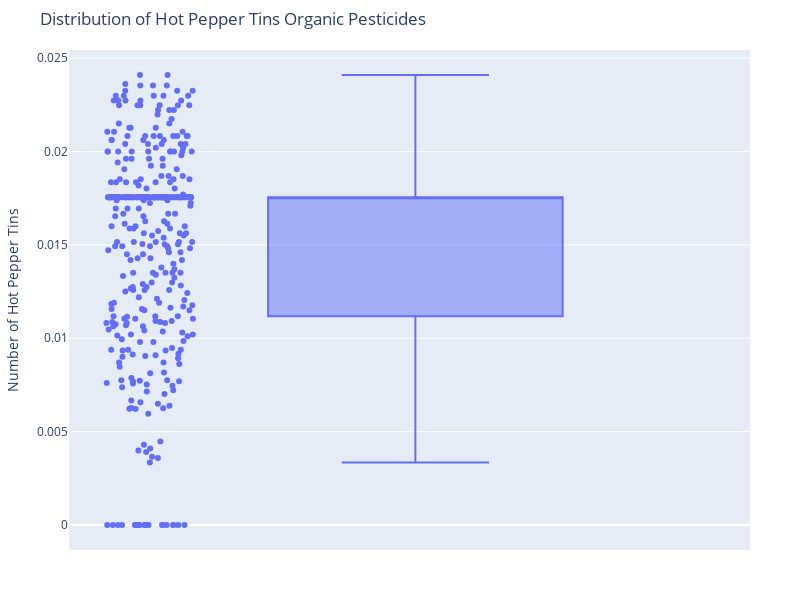

Notebook code cell kept with this figure:
### Markdown cell above
*BOXPLOT AFTER OUTLIER MANAGEMENT*

### Code cell
import plotly.express as px

# Create boxplot
fig = px.box(
    IDS_1,
    y='hot_pepper_tins_organic_pesticides',
    title='Distribution of Hot Pepper Tins Organic Pesticides',
    labels={'hot_pepper_tins_organic_pesticides': 'Hot Pepper Tins Organic Pesticides'},
)

# Update layout for better visualization
fig.update_layout(
    height=600,
    width=800,
    margin=dict(l=50, r=50, t=50, b=50),
    yaxis_title='Number of Hot Pepper Tins',
    showlegend=False
)

# Add hover information
fig.update_traces(
    boxpoints='all',  # Show all points
    jitter=0.3,       # Add some jitter to the points
    pointpos=-1.8,    # Position of the points
    hoverinfo='y'     # Show y value on hover
)

fig.show()

### Figure 1 — Plotly figure (JSON) as saved in the notebook; plotly's stock layout.template omitted (floating-point values rounded to 4 significant figures; data arrays with more than 128 entries replaced by an {"elided": "..."} marker saying what was removed)
{"data": [{"alignmentgroup": "True", "boxpoints": "all", "hoverinfo": "y", "hovertemplate": "Hot Pepper Tins Organic Pesticides=%{y}<extra></extra>", "jitter": 0.3, "legendgroup": "", "marker": {"color": "#636efa"}, "name": "", "notched": false, "offsetgroup": "", "orientation": "v", "pointpos": -1.8, "showlegend": false, "type": "box", "x0": " ", "xaxis": "x", "y": {"elided": "382 float values"}, "y0": " ", "yaxis": "y"}], "layout": {"boxmode": "group", "height": 600, "legend": {"tracegroupgap": 0}, "margin": {"b": 50, "l": 50, "r": 50, "t": 50}, "showlegend": false, "title": {"text": "Distribution of Hot Pepper Tins Organic Pesticides"}, "width": 800, "xaxis": {"anchor": "y", "domain": [0, 1]}, "yaxis": {"anchor": "x", "domain": [0, 1], "title": {"text": "Number of Hot Pepper Tins"}}}}
